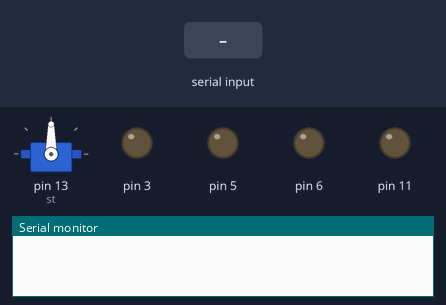
The sketch below on a simulated Arduino Uno, built with avr-gcc and run on an emulated ATmega328P. Shown: servo, output pins drawn as LEDs (lit = HIGH), the last lines printed to the serial monitor. The inputs (shaded band) are chosen by the test bench.

Above: at 1.2 s.
1.3 s: "b" received over Serial
At 2.5 s:
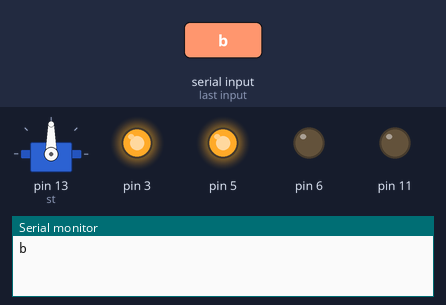
2.8 s: "e" received over Serial
At 3.9 s:
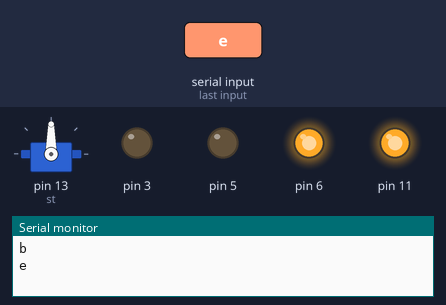
4.3 s: "a" received over Serial
At 5.0 s:
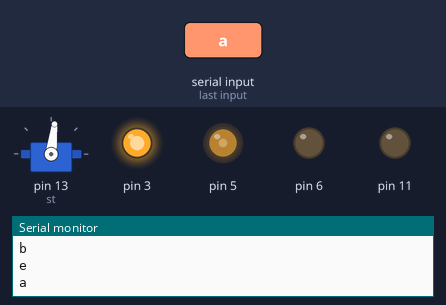
5.8 s: "c" received over Serial
At 6.2 s:
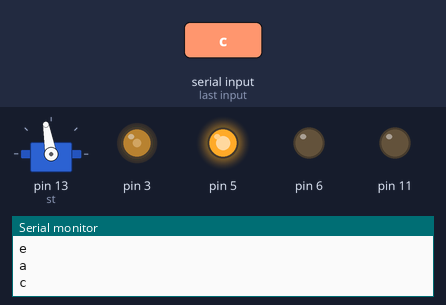
7.3 s: "d" received over Serial
At 8.5 s:
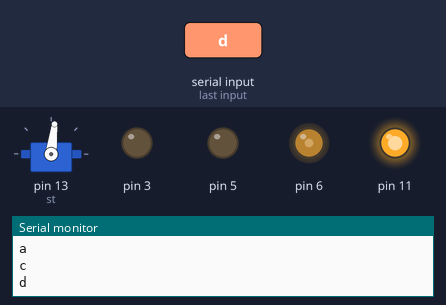
8.8 s: "f" received over Serial
At 9.7 s:
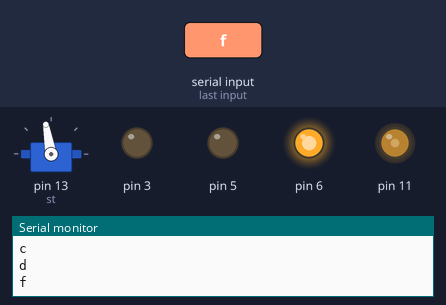
Timing chart, 0 to 11.3 s (numbered marks = the images above; inputs shaded):
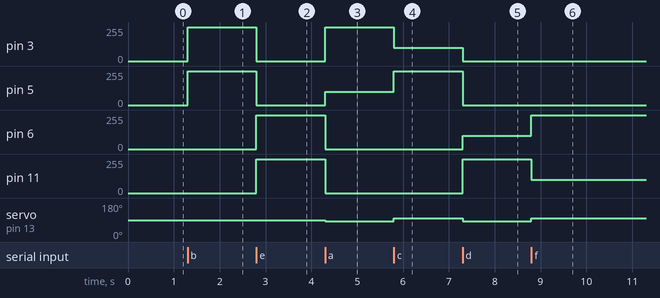

Measured:
- after the input at 1.3 s, pin 3, pin 5: 0/255 → 255/255 at once
- after the input at 2.8 s, pin 3, pin 5: 255/255 → 0/255 at once; pin 6, pin 11: 0/255 → 255/255 at once
- after the input at 4.3 s, pin 3: 0/255 → 255/255 at once; pin 5: 0/255 → 100/255 at once; pin 6, pin 11: 255/255 → 0/255 at once; servo on pin 13 (st): 90° → 83° at once
- after the input at 5.8 s, pin 3: 255/255 → 100/255 at once; pin 5: 100/255 → 255/255 at once; servo on pin 13 (st): 83° → 100° at once
- after the input at 7.3 s, pin 3: 100/255 → 0/255 at once; pin 5: 255/255 → 0/255 at once; pin 6: 0/255 → 100/255 at once; pin 11: 0/255 → 255/255 at once; servo on pin 13 (st): 100° → 83° at once
- after the input at 8.8 s, pin 6: 100/255 → 255/255 at once; pin 11: 255/255 → 100/255 at once; servo on pin 13 (st): 83° → 100° at once

The sketch:

BT_CAR.ino
```cpp
#include <Servo.h>

Servo st;
char bt;

void setup() {
  pinMode (5, OUTPUT);
  pinMode (6, OUTPUT);
  pinMode (3, OUTPUT);
  pinMode (11, OUTPUT);
  st.attach(13);
  Serial.begin(9600);
}

void loop() {
  if ( Serial.available()) {
    bt = Serial.read();
    Serial.println(bt);
  }
  if (bt == 'b') {
    st.write(90);
    digitalWrite(5, HIGH);
    digitalWrite(3, HIGH);
    digitalWrite(6, LOW);
    digitalWrite(11, LOW);
  }
  if (bt == 'e') {
    st.write(90);
    digitalWrite(6, HIGH);
    digitalWrite(11, HIGH);
    digitalWrite(5, LOW);
    digitalWrite(3, LOW);
  }
  if (bt == 'g') {
    st.write(90);
    digitalWrite(6, LOW);
    digitalWrite(11, LOW);
    digitalWrite(5, LOW);
    digitalWrite(3, LOW);
  }
  if (bt == 'a') {
    st.write(83);
    analogWrite(5, 100);
    analogWrite(3, 255);
    digitalWrite(6, LOW);
    digitalWrite(11, LOW);
  }
  if (bt == 'c') {
    st.write(100);
    analogWrite(3, 100);
    analogWrite(5, 255);
    digitalWrite(6, LOW);
    digitalWrite(11, LOW);
  }
  if (bt == 'd') {
    st.write(83);
    analogWrite(6, 100);
    analogWrite(11, 255);
    digitalWrite(5, LOW);
    digitalWrite(3, LOW);
  }
  if (bt == 'f') {
    st.write(100);
    analogWrite(11, 100);
    analogWrite(6, 255);
    digitalWrite(5, LOW);
    digitalWrite(3, LOW);
  }
}
```
